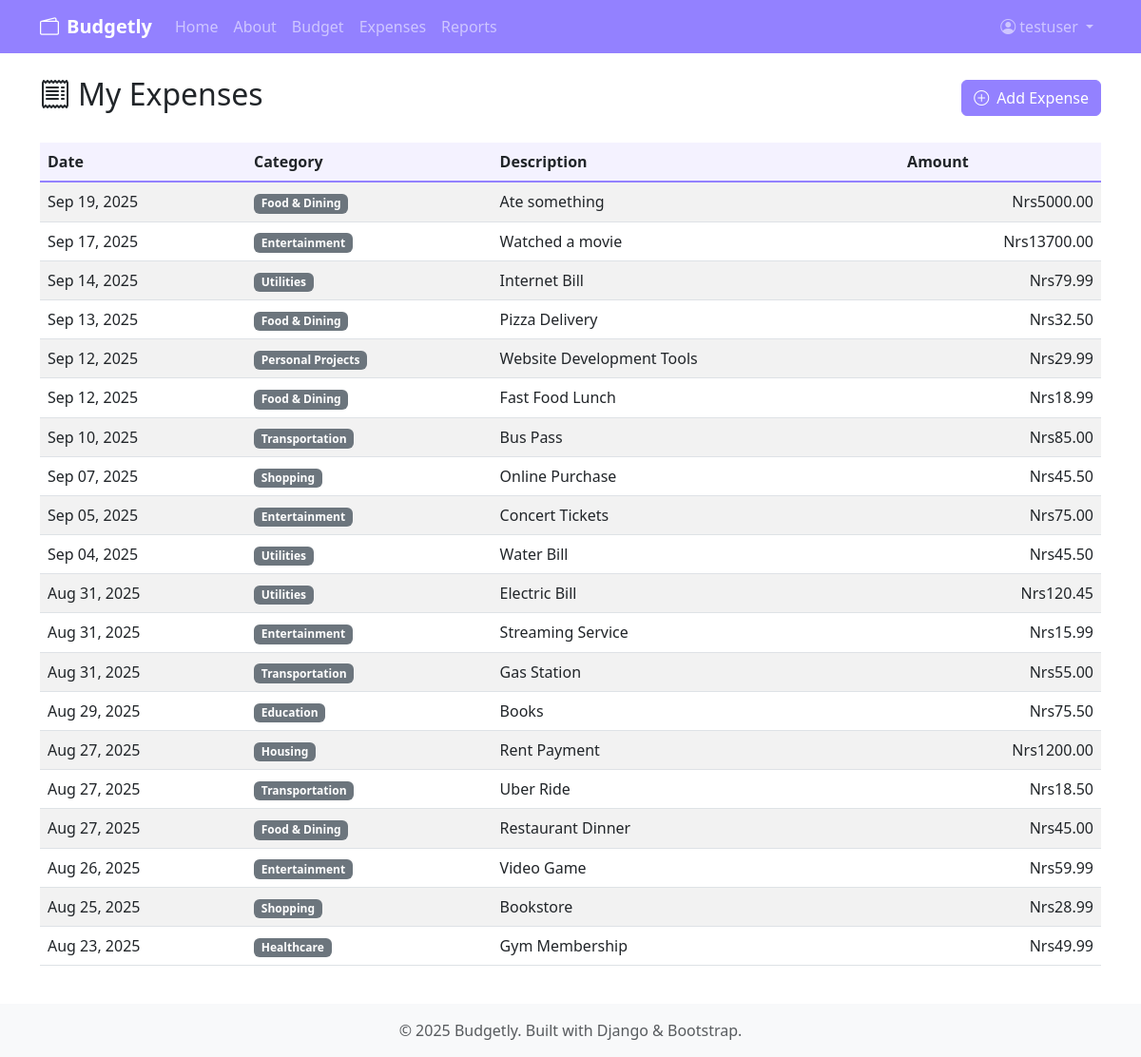
The page /expenses/ (signed in) on the database its author committed.
### expenses/models.py (models this page shows, shortened)
class Expense(models.Model):
    user = models.ForeignKey(User, on_delete=models.CASCADE, related_name='expenses')
    category = models.ForeignKey(Category, on_delete=models.CASCADE, related_name='expenses')
    amount = models.DecimalField(
        max_digits=10,
        decimal_places=2,
        validators=[MinValueValidator(Decimal('0.01'))]
    )
    description = models.CharField(max_length=255)
    date = models.DateField()
    created_at = models.DateTimeField(auto_now_add=True)
    updated_at = models.DateTimeField(auto_now=True)
    class Meta:
        ordering = ['-date', '-created_at']

class Category(models.Model):
    name = models.CharField(max_length=100)
    user = models.ForeignKey(
        User,
        on_delete=models.CASCADE,
        null=True,
        blank=True,
        related_name='custom_categories'
    )
    is_default = models.BooleanField(default=False)
    created_at = models.DateTimeField(auto_now_add=True)
    class Meta:
        verbose_name_plural = "Categories"
        ordering = ['name']

### expenses/views.py (the view)
# urls.py: path('', views.expense_list, name='list'),
@login_required
def expense_list(request):
    expenses = Expense.objects.filter(user=request.user)[:20]
    return render(request, 'expenses/list.html', {'expenses': expenses})

### expenses/templates/expenses/list.html (shortened to what this page needs)
{% extends 'base.html' %}
{% load form_tags %}
{% block content %}
<div class="row">
    <div class="col-12">
        <div class="d-flex justify-content-between align-items-center mb-4">
            <h2><i class="bi bi-receipt me-2"></i>My Expenses</h2>
            <a href="{% url 'expenses:add' %}" class="btn btn-primary">
                <i class="bi bi-plus-circle me-2"></i>Add Expense
            </a>
        </div>
    </div>
</div>
<div class="row">
    <div class="col-12">
        {% if expenses %}
        <div class="table-responsive">
            <table class="table table-striped">
                <thead>
                    <tr>
                        <th>Date</th>
                        <th>Category</th>
                        <th>Description</th>
                        <th>Amount</th>
                    </tr>
                </thead>
                <tbody>
                    {% for expense in expenses %}
                    <tr>
                        <td>{{ expense.date|date:"M d, Y" }}</td>
                        <td><span class="badge bg-secondary">{{ expense.category.name }}</span></td>
                        <td>{{ expense.description }}</td>
                        <td class="text-end">Nrs{{ expense.amount }}</td>
                    </tr>
                    {% endfor %}
                </tbody>
            </table>
        </div>
        {% endif %}
    </div>
</div>
{% endblock %}

### templates/base.html (shortened to what this page needs)
<!DOCTYPE html>
<html lang="en">
<head>
    <link href="https://cdn.jsdelivr.net/npm/bootstrap@5.3.0/dist/css/bootstrap.min.css" rel="stylesheet">
    <link href="https://cdn.jsdelivr.net/npm/bootstrap-icons@1.10.0/font/bootstrap-icons.css" rel="stylesheet">
    {% load static %}
    <link rel="stylesheet" href="{% static 'css/style.css' %}">
</head>
<body>
    <nav class="navbar navbar-expand-lg navbar-dark bg-primary">
        <div class="container">
            <a class="navbar-brand fw-bold" href="{% url 'home:index' %}">
                <i class="bi bi-wallet2 me-2"></i>Budgetly
            </a>
            <div class="collapse navbar-collapse" id="navbarNav">
                <ul class="navbar-nav me-auto">
                    <li class="nav-item">
                        <a class="nav-link" href="{% url 'home:index' %}">Home</a>
                    </li>
                    <li class="nav-item">
                        <a class="nav-link" href="{% url 'home:about' %}">About</a>
                    </li>
                    {% if user.is_authenticated %}
                    <li class="nav-item">
                        <a class="nav-link" href="{% url 'budget:setup' %}">Budget</a>
                    </li>
                    <li class="nav-item">
                        <a class="nav-link" href="{% url 'expenses:list' %}">Expenses</a>
                    </li>
                    <li class="nav-item">
                        <a class="nav-link" href="{% url 'reports:dashboard' %}">Reports</a>
                    </li>
                    {% endif %}
                </ul>
                <ul class="navbar-nav">
                    {% if user.is_authenticated %}
                    <li class="nav-item dropdown">
                        <a class="nav-link dropdown-toggle" href="#" role="button" data-bs-toggle="dropdown">
                            <i class="bi bi-person-circle me-1"></i>{{ user.username }}
                        </a>
                    </li>
                    {% endif %}
                </ul>
            </div>
        </div>
    </nav>
    <main class="container my-4">
        {% block content %}
        {% endblock %}
    </main>
    <footer class="bg-light text-center py-3 mt-auto">
        <div class="container">
            <p class="mb-0 text-muted">&copy; 2025 Budgetly. Built with Django & Bootstrap.</p>
        </div>
    </footer>
</body>
</html>

### static/css/style.css (style rules this page uses)
:root { --primary-color: #9381FF; --primary-dark: #7C6DDF; --primary-light: #B49AFF; --success-color: #28a745; --danger-color: #dc3545; --warning-color: #ffc107; --info-color: #17a2b8; }
.bg-primary { background-color: var(--primary-color) !important; }
.btn-primary { background-color: var(--primary-color); border-color: var(--primary-color); }
.table th { background-color: rgba(147, 129, 255, 0.1); border-bottom: 2px solid var(--primary-color); }
footer { margin-top: auto; }
body { display: flex; flex-direction: column; min-height: 100vh; }

### rows shown on the page
Expense: date "Sep 19, 2025", category.name "Food & Dining", description "Ate something", amount "5000.00"
Expense: date "Sep 17, 2025", category.name "Entertainment", description "Watched a movie", amount "13700.00"
Expense: date "Sep 14, 2025", category.name "Utilities", description "Internet Bill", amount "79.99"
Expense: date "Sep 13, 2025", category.name "Food & Dining", description "Pizza Delivery", amount "32.50"
Expense: date "Sep 12, 2025", category.name "Personal Projects", description "Website Development Tools", amount "29.99"
Expense: date "Sep 12, 2025", category.name "Food & Dining", description "Fast Food Lunch", amount "18.99"
Expense: date "Sep 10, 2025", category.name "Transportation", description "Bus Pass", amount "85.00"
Expense: date "Sep 07, 2025", category.name "Shopping", description "Online Purchase", amount "45.50"
Expense: date "Sep 05, 2025", category.name "Entertainment", description "Concert Tickets", amount "75.00"
Expense: date "Sep 04, 2025", category.name "Utilities", description "Water Bill", amount "45.50"
Expense: date "Aug 31, 2025", category.name "Utilities", description "Electric Bill", amount "120.45"
Expense: date "Aug 31, 2025", category.name "Entertainment", description "Streaming Service", amount "15.99"
Expense: date "Aug 31, 2025", category.name "Transportation", description "Gas Station", amount "55.00"
Expense: date "Aug 29, 2025", category.name "Education", description "Books", amount "75.50"
Expense: date "Aug 27, 2025", category.name "Housing", description "Rent Payment", amount "1200.00"
Expense: date "Aug 27, 2025", category.name "Transportation", description "Uber Ride", amount "18.50"
Expense: date "Aug 27, 2025", category.name "Food & Dining", description "Restaurant Dinner", amount "45.00"
Expense: date "Aug 26, 2025", category.name "Entertainment", description "Video Game", amount "59.99"
Expense: date "Aug 25, 2025", category.name "Shopping", description "Bookstore", amount "28.99"
Expense: date "Aug 23, 2025", category.name "Healthcare", description "Gym Membership", amount "49.99"

### other values the page prints
{{ user.username }} "testuser"
